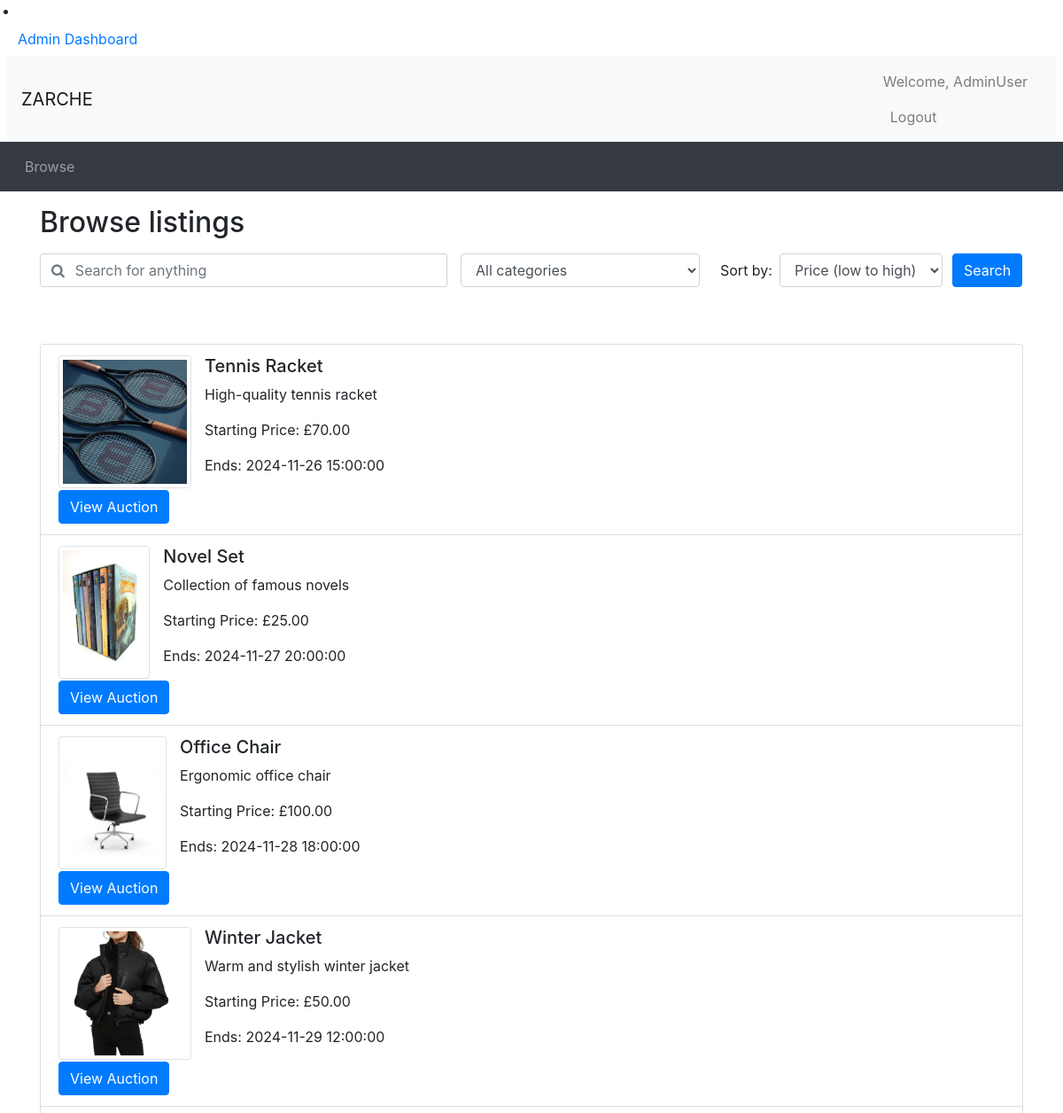
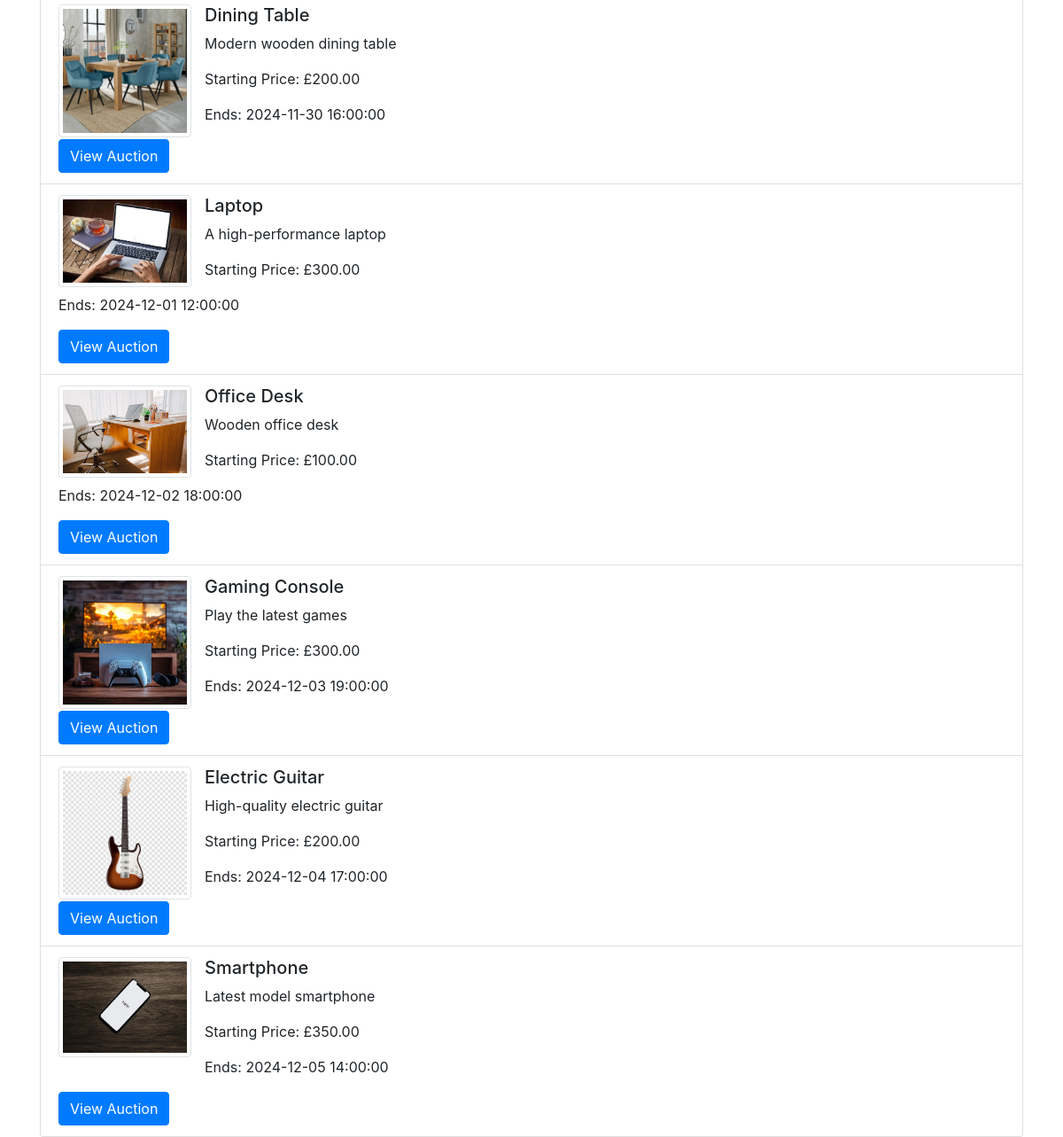
The app's page /browse.php (signed in) with its own data (2 pictures, top to bottom).
### tables this page shows
CREATE TABLE `Auction` (
  `AuctionID` INT AUTO_INCREMENT PRIMARY KEY,
  `UserID` INT,
  `ItemName` VARCHAR(255) NOT NULL,
  `Description` VARCHAR(255) NOT NULL,
  `CategoryID` INT,
  `ReservePrice` DECIMAL(10, 2),
  `StartPrice` DECIMAL(10, 2),
  `EndDate` DATETIME,
  `Views` INT DEFAULT 0,
  `Image` VARCHAR(255),
  FOREIGN KEY (`UserID`) REFERENCES `Users`(`UserID`) ON DELETE CASCADE,
  FOREIGN KEY (`CategoryID`) REFERENCES `Category`(`CategoryID`) ON DELETE CASCADE
);

### browse.php (the view, shortened to what this page needs)
<?php include_once("header.php")?>
<?php require("utilities.php")?>
<div class="container">
<h2 class="my-3">Browse listings</h2>
<div id="searchSpecs">
<form method="get" action="browse.php">
  <div class="row">
    <div class="col-md-5 pr-0">
      <div class="form-group">
	    <div class="input-group">
          <div class="input-group-prepend">
            <span class="input-group-text bg-transparent pr-0 text-muted">
              <i class="fa fa-search"></i>
            </span>
          </div>
          <input type="text" class="form-control border-left-0" id="keyword" name="keyword" placeholder="Search for anything" value="<?php echo isset($_GET['keyword']) ? htmlspecialchars($_GET['keyword']) : ''; ?>">
        </div>
      </div>
    </div>
    <div class="col-md-3 pr-0">
      <div class="form-group">
        <select class="form-control" id="cat" name="cat">
          <option selected value="all">All categories</option>
        </select>
      </div>
    </div>
    <div class="col-md-3 pr-0">
      <div class="form-inline">
        <label class="mx-2" for="order_by">Sort by:</label>
        <select class="form-control" id="order_by" name="order_by">
          <option selected value="pricelow" <?php echo isset($_GET['order_by']) && $_GET['order_by'] == 'pricelow' ? 'selected' : ''; ?>>Price (low to high)</option>
        </select>
      </div>
    </div>
    <div class="col-md-1 px-0">
      <button type="submit" class="btn btn-primary">Search</button>
    </div>
  </div>
</form>
</div>
</div>
<?php
$ordering = isset($_GET['order_by']) ? $_GET['order_by'] : 'date';
$sql = "SELECT AuctionID, ItemName, Description, StartPrice, EndDate, Image FROM Auction WHERE EndDate > NOW()";
switch ($ordering) {
    case 'date':
        $sql .= " ORDER BY EndDate ASC";
        break;
}
$stmt = $conn->prepare($sql);
$stmt->execute();
$result = $stmt->get_result();
?>
<div class="container mt-5">
<ul class="list-group">
<?php
while ($row = $result->fetch_assoc()) {
    $auctionID = $row['AuctionID'];
    $itemName = htmlspecialchars($row['ItemName']);
    $description = htmlspecialchars($row['Description']);
    $startPrice = number_format($row['StartPrice'], 2);
    $endDate = new DateTime($row['EndDate']);
    $formattedDate = $endDate->format('Y-m-d H:i:s');
    $image = htmlspecialchars($row['Image']);
    echo "<li class='list-group-item'>";
    if (!empty($image)) {
        echo "<img src='$image' alt='$itemName' class='img-thumbnail' style='max-width: 150px; max-height: 150px; float: left; margin-right: 15px;'>";
    }
    echo "<h5>$itemName</h5>";
    echo "<p>$description</p>";
    echo "<p>Starting Price: £$startPrice</p>";
    echo "<p>Ends: $formattedDate</p>";
    echo "<a href='auction_details.php?auctionID=$auctionID' class='btn btn-primary'>View Auction</a>";
    echo "</li>";
}
?>
</ul>
</div>
<?php include_once("footer.php")?>

### records on screen
auction: Image (picture), ItemName "Tennis Racket", Description "High-quality tennis racket", StartPrice "70.00", EndDate "2024-11-26 15:00:00"
auction: Image (picture), ItemName "Novel Set", Description "Collection of famous novels", StartPrice "25.00", EndDate "2024-11-27 20:00:00"
auction: Image (picture), ItemName "Office Chair", Description "Ergonomic office chair", StartPrice "100.00", EndDate "2024-11-28 18:00:00"
auction: Image (picture), ItemName "Winter Jacket", Description "Warm and stylish winter jacket", StartPrice "50.00", EndDate "2024-11-29 12:00:00"
auction: Image (picture), ItemName "Dining Table", Description "Modern wooden dining table", StartPrice "200.00", EndDate "2024-11-30 16:00:00"
auction: Image (picture), ItemName "Laptop", Description "A high-performance laptop", StartPrice "300.00", EndDate "2024-12-01 12:00:00"
auction: Image (picture), ItemName "Office Desk", Description "Wooden office desk", StartPrice "100.00", EndDate "2024-12-02 18:00:00"
auction: Image (picture), ItemName "Gaming Console", Description "Play the latest games", StartPrice "300.00", EndDate "2024-12-03 19:00:00"
auction: Image (picture), ItemName "Electric Guitar", Description "High-quality electric guitar", StartPrice "200.00", EndDate "2024-12-04 17:00:00"
auction: Image (picture), ItemName "Smartphone", Description "Latest model smartphone", StartPrice "350.00", EndDate "2024-12-05 14:00:00"

### other values on screen
$_SESSION['Username'] "AdminUser"
